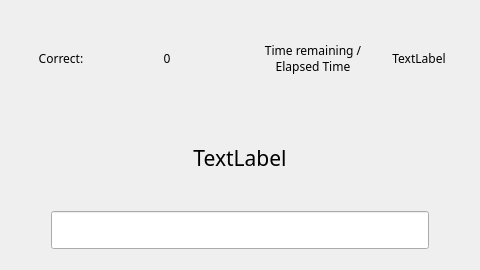
<?xml version="1.0" encoding="UTF-8"?>
<ui version="4.0">
 <class>Form</class>
 <widget class="QWidget" name="Form">
  <property name="geometry">
   <rect>
    <x>0</x>
    <y>0</y>
    <width>480</width>
    <height>270</height>
   </rect>
  </property>
  <property name="windowTitle">
   <string>WorkingMemoryTraining</string>
  </property>
  <layout class="QVBoxLayout" name="verticalLayout">
   <item>
    <layout class="QHBoxLayout" name="horizontalLayout_3">
     <item>
      <widget class="QLabel" name="label_2">
       <property name="font">
        <font>
         <family>맑은 고딕</family>
        </font>
       </property>
       <property name="text">
        <string>Correct:</string>
       </property>
       <property name="alignment">
        <set>Qt::AlignCenter</set>
       </property>
      </widget>
     </item>
     <item>
      <widget class="QLabel" name="CorrectLabel">
       <property name="font">
        <font>
         <family>맑은 고딕</family>
        </font>
       </property>
       <property name="text">
        <string>0</string>
       </property>
       <property name="alignment">
        <set>Qt::AlignCenter</set>
       </property>
      </widget>
     </item>
     <item>
      <spacer name="horizontalSpacer_5">
       <property name="orientation">
        <enum>Qt::Horizontal</enum>
       </property>
       <property name="sizeType">
        <enum>QSizePolicy::Preferred</enum>
       </property>
       <property name="sizeHint" stdset="0">
        <size>
         <width>40</width>
         <height>20</height>
        </size>
       </property>
      </spacer>
     </item>
     <item>
      <widget class="QLabel" name="label_4">
       <property name="font">
        <font>
         <family>맑은 고딕</family>
        </font>
       </property>
       <property name="text">
        <string>Time remaining / Elapsed Time</string>
       </property>
       <property name="alignment">
        <set>Qt::AlignCenter</set>
       </property>
       <property name="wordWrap">
        <bool>true</bool>
       </property>
      </widget>
     </item>
     <item>
      <widget class="QLabel" name="TimeLabel">
       <property name="font">
        <font>
         <family>맑은 고딕</family>
        </font>
       </property>
       <property name="text">
        <string>TextLabel</string>
       </property>
       <property name="alignment">
        <set>Qt::AlignCenter</set>
       </property>
      </widget>
     </item>
    </layout>
   </item>
   <item>
    <layout class="QHBoxLayout" name="horizontalLayout_2">
     <item>
      <spacer name="horizontalSpacer">
       <property name="orientation">
        <enum>Qt::Horizontal</enum>
       </property>
       <property name="sizeType">
        <enum>QSizePolicy::Preferred</enum>
       </property>
       <property name="sizeHint" stdset="0">
        <size>
         <width>40</width>
         <height>20</height>
        </size>
       </property>
      </spacer>
     </item>
     <item>
      <widget class="QLabel" name="NumberLabel">
       <property name="font">
        <font>
         <family>맑은 고딕</family>
         <pointsize>16</pointsize>
         <stylestrategy>PreferDefault</stylestrategy>
        </font>
       </property>
       <property name="text">
        <string>TextLabel</string>
       </property>
       <property name="alignment">
        <set>Qt::AlignCenter</set>
       </property>
      </widget>
     </item>
     <item>
      <spacer name="horizontalSpacer_2">
       <property name="orientation">
        <enum>Qt::Horizontal</enum>
       </property>
       <property name="sizeType">
        <enum>QSizePolicy::Preferred</enum>
       </property>
       <property name="sizeHint" stdset="0">
        <size>
         <width>40</width>
         <height>20</height>
        </size>
       </property>
      </spacer>
     </item>
    </layout>
   </item>
   <item>
    <layout class="QHBoxLayout" name="horizontalLayout">
     <item>
      <spacer name="horizontalSpacer_3">
       <property name="orientation">
        <enum>Qt::Horizontal</enum>
       </property>
       <property name="sizeType">
        <enum>QSizePolicy::Preferred</enum>
       </property>
       <property name="sizeHint" stdset="0">
        <size>
         <width>40</width>
         <height>20</height>
        </size>
       </property>
      </spacer>
     </item>
     <item>
      <widget class="QLineEdit" name="NumberInput">
       <property name="font">
        <font>
         <family>맑은 고딕</family>
         <pointsize>16</pointsize>
        </font>
       </property>
       <property name="alignment">
        <set>Qt::AlignCenter</set>
       </property>
      </widget>
     </item>
     <item>
      <spacer name="horizontalSpacer_4">
       <property name="orientation">
        <enum>Qt::Horizontal</enum>
       </property>
       <property name="sizeType">
        <enum>QSizePolicy::Preferred</enum>
       </property>
       <property name="sizeHint" stdset="0">
        <size>
         <width>40</width>
         <height>20</height>
        </size>
       </property>
      </spacer>
     </item>
    </layout>
   </item>
   <item>
    <spacer name="verticalSpacer">
     <property name="orientation">
      <enum>Qt::Vertical</enum>
     </property>
     <property name="sizeType">
      <enum>QSizePolicy::Maximum</enum>
     </property>
     <property name="sizeHint" stdset="0">
      <size>
       <width>1</width>
       <height>10</height>
      </size>
     </property>
    </spacer>
   </item>
  </layout>
 </widget>
 <resources/>
 <connections>
  <connection>
   <sender>NumberInput</sender>
   <signal>returnPressed()</signal>
   <receiver>Form</receiver>
   <slot>returnPressed()</slot>
   <hints>
    <hint type="sourcelabel">
     <x>368</x>
     <y>207</y>
    </hint>
    <hint type="destinationlabel">
     <x>475</x>
     <y>249</y>
    </hint>
   </hints>
  </connection>
 </connections>
 <slots>
  <slot>returnPressed()</slot>
 </slots>
</ui>
